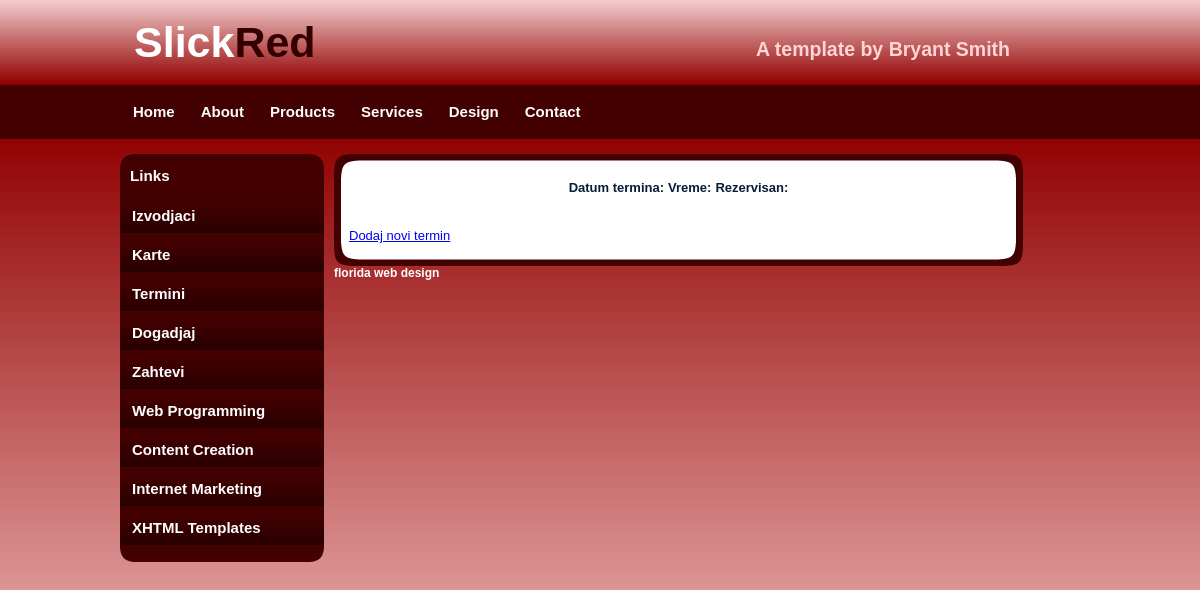
/enter_site/index.php/admin/pokaziTermine, run on an earlier commit of the app's database.
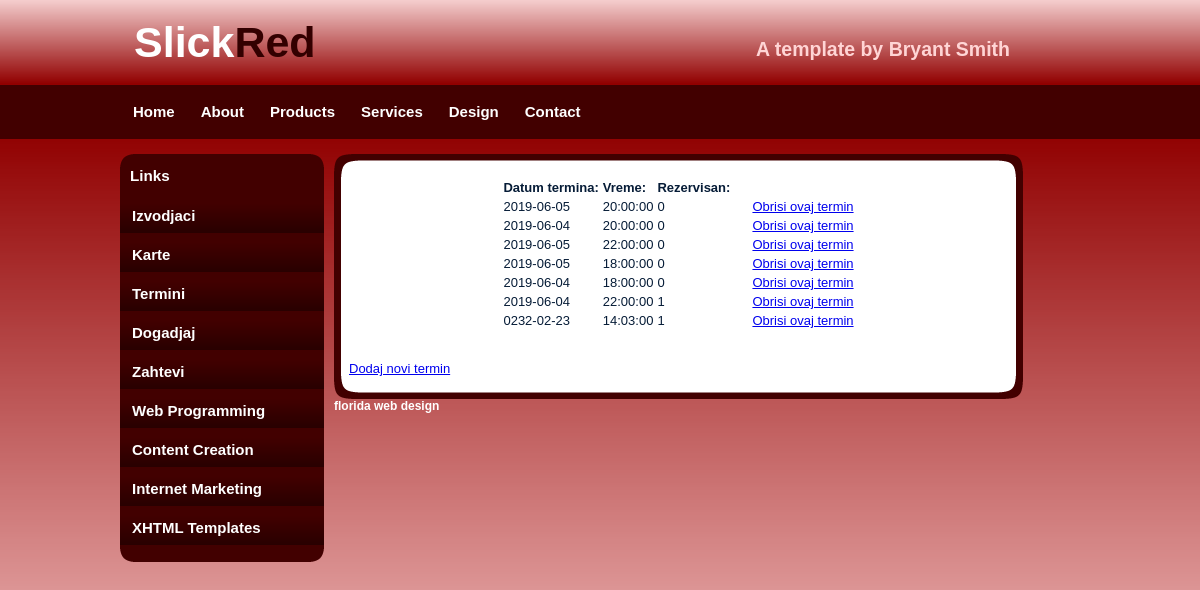
And on a later commit of the database.
### tables this page shows
CREATE TABLE IF NOT EXISTS `termin` (
  `terminID` int(14) NOT NULL AUTO_INCREMENT,
  `datum` date NOT NULL,
  `vreme` time NOT NULL,
  `rezervisan` int(2) NOT NULL,
  PRIMARY KEY (`terminID`)
);

### enter_site/application/controllers/Admin.php (called while the page is built, shortened)
<?php
class Admin extends CI_Controller{
    public function __construct() {
        $this->load->model("ModelIzvodjac");
        $this->load->model("ModelKarta");
        $this->load->model("ModelTermin");
        $this->load->model("ModelDogadjaj");
        $this->load->library("session");
    }
    public function pokaziTermine(){
        $termini = $this->ModelTermin->dohvatiTermine();
        $naredba = "termini";
        $this->load->view("admin/slickred/index.php",  array('termini'=>$termini,'naredba'=>"termini"));
    }
}

### enter_site/index.php (called while the page is built, shortened)
<?php
require_once BASEPATH.'core/CodeIgniter.php';

### enter_site/application/models/ModelTermin.php (called while the page is built, shortened)
<?php
class ModelTermin extends CI_Model{
    public function dohvatiTermine(){
        $query = $this->db->get('termin');
        $result = $query->result();
        return $result;
    }
}

### enter_site/application/views/admin/slickred/index.php (the view, shortened to what this page needs)
<!DOCTYPE html PUBLIC "-//W3C//DTD XHTML 1.0 Transitional//EN" "http://www.w3.org/TR/xhtml1/DTD/xhtml1-transitional.dtd">
<html xmlns="http://www.w3.org/1999/xhtml">
<head>
</head>
<body>
<div id="container">
		<div id="header">
        	<h1>Slick<span class="off">Red</span></h1>
            <h2>A template by Bryant Smith</h2>
        </div>
        <div id="menu">
        	<ul>
            	<li class="menuitem"><a href="#">Home</a></li>
                <li class="menuitem"><a href="#">About</a></li>
                <li class="menuitem"><a href="#">Products</a></li>
                <li class="menuitem"><a href="#">Services</a></li>
                <li class="menuitem"><a href="#">Design</a></li>
              <li class="menuitem"><a href="#">Contact</a></li>
            </ul>
        </div>
        <div id="leftmenu">
        <div id="leftmenu_top"></div>
				<div id="leftmenu_main">
                <h3>Links</h3>
                <ul>
                    <li><a href="<?php echo site_url("Admin/pokaziIzvodjace"); ?>">Izvodjaci</a></li>
                    <li><a href="<?php echo site_url("Admin/pokaziKarte"); ?>">Karte</a></li>
                    <li><a href="<?php echo site_url("Admin/pokaziTermine"); ?>">Termini</a></li>
                    <li><a href="<?php echo site_url("Admin/pokaziPotvrdjene"); ?>">Dogadjaj</a></li>
                    <li><a href="#">Zahtevi</a></li>
                    <li><a href="#">Web Programming</a></li>
                    <li><a href="#">Content Creation</a></li>
                    <li><a href="#">Internet Marketing</a></li>
                    <li><a href="#">XHTML Templates</a></li>
                </ul>
</div>
              <div id="leftmenu_bottom"></div>
        </div>
		<div id="content">
        <div id="content_top"></div>
        <div id="content_main">
        	<?php
                    if ($naredba == "izvodjaci"){
                        echo "<table> <tr><th>Izvodjaci:</th></tr>";
                        foreach ($izvodjaci as $izvodjac) {
                            echo "<tr><td>".$izvodjac->username."</td><td>".$izvodjac->ime."</td><td> ".$izvodjac->prezime."</td><td>".$izvodjac->email."</td> "
                                    . "<td> &nbsp;&nbsp;&nbsp;&nbsp; <a href=\" ". site_url("Admin/obrisiIzvodjaca/".$izvodjac->username). "\">Obrisi ovog izvodjaca</a> </td> </tr>";
                        }
                        echo "</table><br><br>";
                        echo "<a href=\" ". site_url("Admin/dodajIzv"). "\">Dodaj novog izvodjaca</a>";
                    }
                    elseif($naredba == "pocetna"){
                        echo "Hola Mr. Admin!";
                    }
                    elseif($naredba == "termini"){
                        echo "<table> <tr><th>Datum termina:</th><th>Vreme:</th><th>Rezervisan:</th></tr>";
                        foreach ($termini as $termin) {
                            echo "<tr><td>".$termin->datum."</td><td>".$termin->vreme."</td><td> ".$termin->rezervisan."</td> "
                                    . "<td> &nbsp;&nbsp;&nbsp;&nbsp; <a href=\" ". site_url("Admin/obrisiTermin/".$termin->terminID). "\">Obrisi ovaj termin</a> </td> </tr>";
                        }
                        echo "</table><br><br>";
                        echo "<a href=\" ". site_url("Admin/dodajTer"). "\">Dodaj novi termin</a>";
                    }
                ?>
        </div>
        <div id="content_bottom"></div>
            <div id="footer"><h3><a href="http://www.bryantsmith.com">florida web design</a></h3></div>
      </div>
   </div>
</body>
</html>

What changed in the data, as far as the page shows it:
added termin: datum "2019-06-05", vreme "20:00:00", rezervisan "0"
added termin: datum "2019-06-04", vreme "20:00:00", rezervisan "0"
added termin: datum "2019-06-05", vreme "22:00:00", rezervisan "0"
added termin: datum "2019-06-05", vreme "18:00:00", rezervisan "0"
added termin: datum "2019-06-04", vreme "18:00:00", rezervisan "0"
added termin: datum "2019-06-04", vreme "22:00:00", rezervisan "1"
added termin: datum "0232-02-23", vreme "14:03:00", rezervisan "1"
